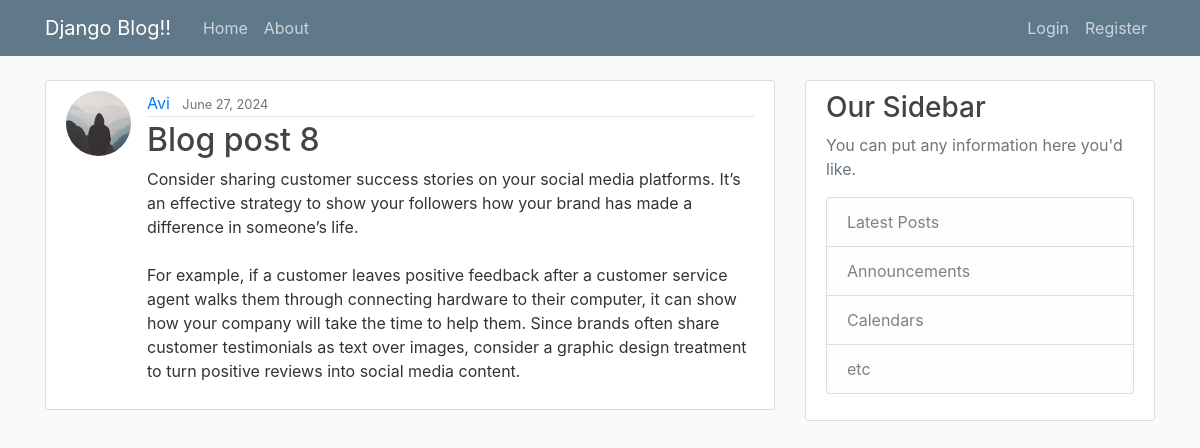
Screenshot of /post/9/ with the database file from the repository.
### blog/models.py (models this page shows, shortened)
class Post(models.Model):
    title = models.CharField(max_length=100)
    content = models.TextField()
    date_posted = models.DateTimeField(default=timezone.now)
    author = models.ForeignKey(User, on_delete=models.CASCADE)

### users/models.py (models this page shows, shortened)
class Profile(models.Model):
    user = models.OneToOneField(User, on_delete=models.CASCADE)
    image = models.ImageField(default='default.jpg', upload_to='profile_pics')

### blog/views.py (the view)
# urls.py: path('post/<int:pk>/', PostDetailView.as_view(), name='post-detail'),
class PostDetailView(DetailView):
    model = Post

### blog/templates/blog/post_detail.html (shortened to what this page needs)
{% extends "blog/base.html" %}
{% block content %}
  <article class="media content-section">
    <img class="rounded-circle article-img" src="{{ object.author.profile.image.url }}">
    <div class="media-body">
      <div class="article-metadata">
        <a class="mr-2" href="{% url 'user-posts' object.author.username %}">{{ object.author }}</a>
        <small class="text-muted">{{ object.date_posted|date:"F d, Y" }}</small>
      </div>
      <h2 class="article-title">{{ object.title }}</h2>
      <p class="article-content">{{ object.content }}</p>
    </div>
  </article>
{% endblock content %}

### blog/static/blog/main.css (style rules this page uses)
body { background: #fafafa; color: #333333; margin-top: 5rem; }
h1, h2, h3, h4, h5, h6 { color: #444444; }
.content-section { background: #ffffff; padding: 10px 20px; border: 1px solid #dddddd; border-radius: 3px; margin-bottom: 20px; }
.article-title { color: #444444; }
.article-content { white-space: pre-line; }
.article-img { height: 65px; width: 65px; margin-right: 16px; }
.article-metadata { padding-bottom: 1px; margin-bottom: 4px; border-bottom: 1px solid #e3e3e3 }

### rows the page displays
Post: author.profile.image (placeholder picture), author "Avi", date_posted "June 27, 2024", title "Blog post 8", content "Consider sharing customer success stories on your social media platforms. It’s an effective strategy to show your followers how your brand has made a difference in someone’s life. For example, if a customer leaves positive feedback after a customer service agent walks them through connecting hardware to their computer, it can show how your company will take the time to help them. Since brands often share customer testimonials as text over images, consider a graphic design treatment to turn positive reviews into social media content."
